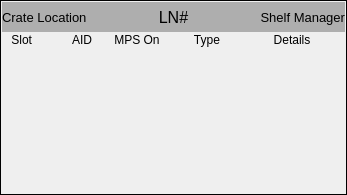
<?xml version="1.0" encoding="UTF-8"?>
<ui version="4.0">
 <class>Form</class>
 <widget class="QWidget" name="Form">
  <property name="geometry">
   <rect>
    <x>0</x>
    <y>0</y>
    <width>347</width>
    <height>195</height>
   </rect>
  </property>
  <property name="windowTitle">
   <string>Form</string>
  </property>
  <widget class="QFrame" name="frame">
   <property name="geometry">
    <rect>
     <x>0</x>
     <y>0</y>
     <width>347</width>
     <height>195</height>
    </rect>
   </property>
   <property name="minimumSize">
    <size>
     <width>347</width>
     <height>195</height>
    </size>
   </property>
   <property name="maximumSize">
    <size>
     <width>347</width>
     <height>195</height>
    </size>
   </property>
   <property name="frameShape">
    <enum>QFrame::Box</enum>
   </property>
   <property name="frameShadow">
    <enum>QFrame::Plain</enum>
   </property>
   <widget class="QLabel" name="label_4">
    <property name="geometry">
     <rect>
      <x>5</x>
      <y>30</y>
      <width>27</width>
      <height>20</height>
     </rect>
    </property>
    <property name="minimumSize">
     <size>
      <width>27</width>
      <height>20</height>
     </size>
    </property>
    <property name="maximumSize">
     <size>
      <width>27</width>
      <height>20</height>
     </size>
    </property>
    <property name="text">
     <string>Slot</string>
    </property>
    <property name="alignment">
     <set>Qt::AlignRight|Qt::AlignTrailing|Qt::AlignVCenter</set>
    </property>
   </widget>
   <widget class="QLabel" name="label_5">
    <property name="geometry">
     <rect>
      <x>62</x>
      <y>30</y>
      <width>40</width>
      <height>20</height>
     </rect>
    </property>
    <property name="text">
     <string>AID</string>
    </property>
    <property name="alignment">
     <set>Qt::AlignCenter</set>
    </property>
   </widget>
   <widget class="QLabel" name="label_6">
    <property name="geometry">
     <rect>
      <x>102</x>
      <y>30</y>
      <width>70</width>
      <height>20</height>
     </rect>
    </property>
    <property name="text">
     <string>MPS On</string>
    </property>
    <property name="alignment">
     <set>Qt::AlignCenter</set>
    </property>
   </widget>
   <widget class="QLabel" name="label_7">
    <property name="geometry">
     <rect>
      <x>172</x>
      <y>30</y>
      <width>70</width>
      <height>20</height>
     </rect>
    </property>
    <property name="text">
     <string>Type</string>
    </property>
    <property name="alignment">
     <set>Qt::AlignCenter</set>
    </property>
   </widget>
   <widget class="QLabel" name="label_8">
    <property name="geometry">
     <rect>
      <x>242</x>
      <y>30</y>
      <width>100</width>
      <height>20</height>
     </rect>
    </property>
    <property name="text">
     <string>Details</string>
    </property>
    <property name="alignment">
     <set>Qt::AlignCenter</set>
    </property>
   </widget>
   <widget class="PyDMLabel" name="PyDMLabel_3">
    <property name="geometry">
     <rect>
      <x>2</x>
      <y>2</y>
      <width>140</width>
      <height>30</height>
     </rect>
    </property>
    <property name="font">
     <font>
      <pointsize>10</pointsize>
     </font>
    </property>
    <property name="toolTip">
     <string/>
    </property>
    <property name="styleSheet">
     <string notr="true">background-color: rgb(174, 174, 174);</string>
    </property>
    <property name="text">
     <string>Crate Location</string>
    </property>
    <property name="alignment">
     <set>Qt::AlignLeading|Qt::AlignLeft|Qt::AlignVCenter</set>
    </property>
    <property name="channel" stdset="0">
     <string>MPLN:SPD:MP02:1:LN_LOCATION</string>
    </property>
   </widget>
   <widget class="PyDMLabel" name="PyDMLabel_4">
    <property name="geometry">
     <rect>
      <x>205</x>
      <y>2</y>
      <width>140</width>
      <height>30</height>
     </rect>
    </property>
    <property name="font">
     <font>
      <pointsize>10</pointsize>
     </font>
    </property>
    <property name="toolTip">
     <string/>
    </property>
    <property name="styleSheet">
     <string notr="true">background-color: rgb(174, 174, 174);</string>
    </property>
    <property name="text">
     <string>Shelf Manager</string>
    </property>
    <property name="alignment">
     <set>Qt::AlignRight|Qt::AlignTrailing|Qt::AlignVCenter</set>
    </property>
    <property name="channel" stdset="0">
     <string>ca://MPLN:SPD:MP02:1:LN_SHM_NAME</string>
    </property>
   </widget>
   <widget class="PyDMLabel" name="PyDMLabel_5">
    <property name="geometry">
     <rect>
      <x>142</x>
      <y>2</y>
      <width>63</width>
      <height>30</height>
     </rect>
    </property>
    <property name="font">
     <font>
      <pointsize>12</pointsize>
     </font>
    </property>
    <property name="toolTip">
     <string/>
    </property>
    <property name="styleSheet">
     <string notr="true">background-color: rgb(174, 174, 174);</string>
    </property>
    <property name="text">
     <string>LN#</string>
    </property>
    <property name="alignment">
     <set>Qt::AlignCenter</set>
    </property>
    <property name="rules" stdset="0">
     <string>[{&quot;channels&quot;: [{&quot;trigger&quot;: true, &quot;channel&quot;: &quot;ca://${P}:LN_ID&quot;}], &quot;property&quot;: &quot;Text&quot;, &quot;expression&quot;: &quot;'LN {0}'.format(str(ch[0]))&quot;, &quot;name&quot;: &quot;New Rule&quot;, &quot;initial_value&quot;: &quot;&quot;}]</string>
    </property>
   </widget>
   <widget class="PyDMEmbeddedDisplay" name="PyDMEmbeddedDisplay">
    <property name="geometry">
     <rect>
      <x>5</x>
      <y>50</y>
      <width>337</width>
      <height>20</height>
     </rect>
    </property>
    <property name="toolTip">
     <string/>
    </property>
    <property name="macros" stdset="0">
     <string>{"MPS_PREFIX":"MPLN:SPD:MP02:1","CN":"SIOC:SYS0:MP02","AID":"174","TYPE":"MPS_DI","DESC":"Digital Inputs","SLOT":"RTM","POSTFIX":"DIG_APPID_RBV","CRATE":"MP02","FILENAME":"mps_ln_digital.ui","LOCA":"SPD","IOC_UNIT":"MP02","INST":"1","CN1":"SIOC:SYS0:MP02","CN2":"SIOC:SYS0:MP02"}</string>
    </property>
    <property name="filename" stdset="0">
     <string>$PYDM/mps/mps_inline_slot.ui</string>
    </property>
   </widget>
   <widget class="PyDMEmbeddedDisplay" name="PyDMEmbeddedDisplay">
    <property name="geometry">
     <rect>
      <x>5</x>
      <y>70</y>
      <width>337</width>
      <height>20</height>
     </rect>
    </property>
    <property name="toolTip">
     <string/>
    </property>
    <property name="macros" stdset="0">
     <string>{"SLOT":"2"}</string>
    </property>
    <property name="filename" stdset="0">
     <string>$PYDM/mps/mps_inline_empty_slot.ui</string>
    </property>
   </widget>
   <widget class="PyDMEmbeddedDisplay" name="PyDMEmbeddedDisplay">
    <property name="geometry">
     <rect>
      <x>5</x>
      <y>90</y>
      <width>337</width>
      <height>20</height>
     </rect>
    </property>
    <property name="toolTip">
     <string/>
    </property>
    <property name="macros" stdset="0">
     <string>{"MPS_PREFIX":"MPLN:SPD:MP02:3","CN":"SIOC:SYS0:MP02","AID":"175","TYPE":"BCM/BLEN","DESC":"IMSP0D Torroid","SLOT":"3","POSTFIX":"APP_ID","CRATE":"MP02","FILENAME":"mps_ln_application.ui","LOCA":"SPD","IOC_UNIT":"MP02","INST":"3","CN1":"SIOC:SYS0:MP02","CN2":"SIOC:SYS0:MP02"}</string>
    </property>
    <property name="filename" stdset="0">
     <string>$PYDM/mps/mps_inline_slot.ui</string>
    </property>
   </widget>
   <widget class="PyDMEmbeddedDisplay" name="PyDMEmbeddedDisplay">
    <property name="geometry">
     <rect>
      <x>5</x>
      <y>110</y>
      <width>337</width>
      <height>20</height>
     </rect>
    </property>
    <property name="toolTip">
     <string/>
    </property>
    <property name="macros" stdset="0">
     <string>{"MPS_PREFIX":"MPLN:SPD:MP02:4","CN":"SIOC:SYS0:MP02","AID":"176","TYPE":"BPM","DESC":"BPMSP1D/","SLOT":"4","POSTFIX":"APP_ID","CRATE":"MP02","FILENAME":"mps_ln_application.ui","LOCA":"SPD","IOC_UNIT":"MP02","INST":"4","CN1":"SIOC:SYS0:MP02","CN2":"SIOC:SYS0:MP02"}</string>
    </property>
    <property name="filename" stdset="0">
     <string>$PYDM/mps/mps_inline_slot.ui</string>
    </property>
   </widget>
   <widget class="PyDMEmbeddedDisplay" name="PyDMEmbeddedDisplay">
    <property name="geometry">
     <rect>
      <x>5</x>
      <y>130</y>
      <width>337</width>
      <height>20</height>
     </rect>
    </property>
    <property name="toolTip">
     <string/>
    </property>
    <property name="macros" stdset="0">
     <string>{"SLOT":"5"}</string>
    </property>
    <property name="filename" stdset="0">
     <string>$PYDM/mps/mps_inline_empty_slot.ui</string>
    </property>
   </widget>
   <widget class="PyDMEmbeddedDisplay" name="PyDMEmbeddedDisplay">
    <property name="geometry">
     <rect>
      <x>5</x>
      <y>150</y>
      <width>337</width>
      <height>20</height>
     </rect>
    </property>
    <property name="toolTip">
     <string/>
    </property>
    <property name="macros" stdset="0">
     <string>{"SLOT":"6"}</string>
    </property>
    <property name="filename" stdset="0">
     <string>$PYDM/mps/mps_inline_empty_slot.ui</string>
    </property>
   </widget>
   <widget class="PyDMEmbeddedDisplay" name="PyDMEmbeddedDisplay">
    <property name="geometry">
     <rect>
      <x>5</x>
      <y>170</y>
      <width>337</width>
      <height>20</height>
     </rect>
    </property>
    <property name="toolTip">
     <string/>
    </property>
    <property name="macros" stdset="0">
     <string>{"SLOT":"7"}</string>
    </property>
    <property name="filename" stdset="0">
     <string>$PYDM/mps/mps_inline_empty_slot.ui</string>
    </property>
   </widget>
  </widget>
 </widget>
 <customwidgets>
  <customwidget>
   <class>PyDMLabel</class>
   <extends>QLabel</extends>
   <header>pydm.widgets.label</header>
  </customwidget>
  <customwidget>
   <class>PyDMEmbeddedDisplay</class>
   <extends>QFrame</extends>
   <header>pydm.widgets.embedded_display</header>
  </customwidget>
 </customwidgets>
 <resources/>
 <connections/>
</ui>
